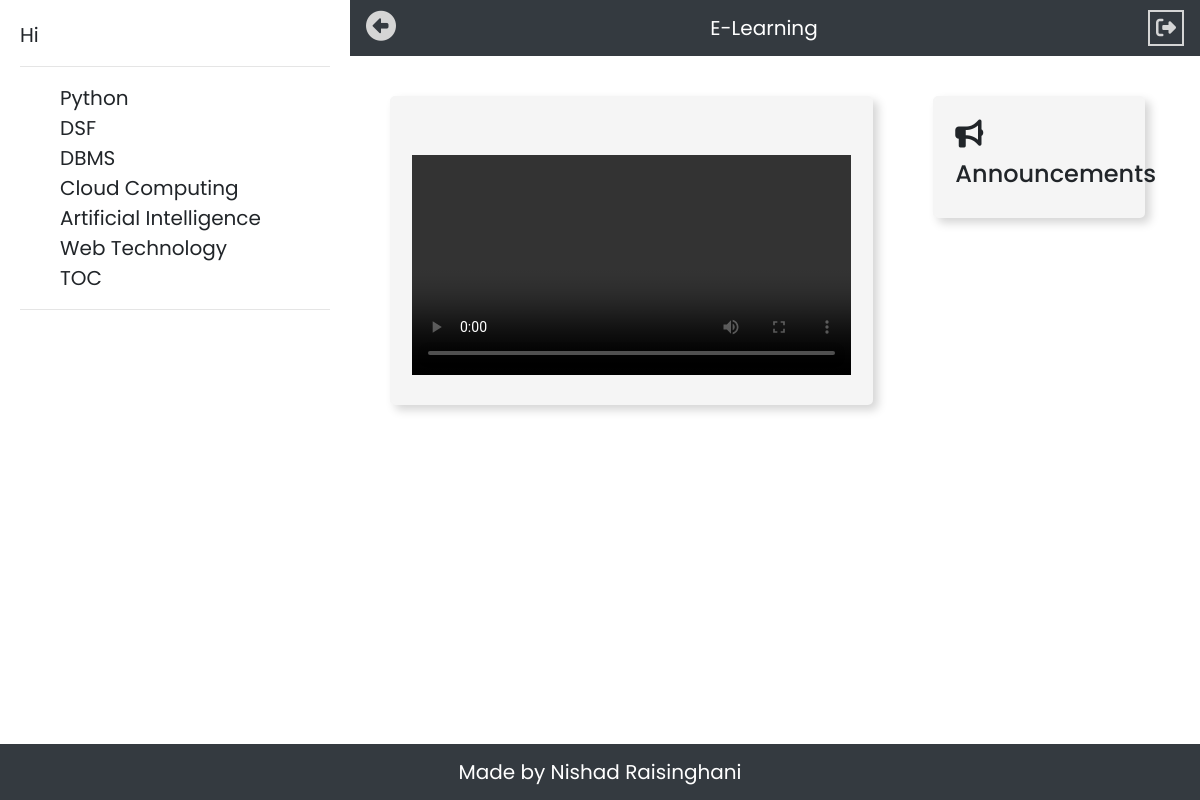
The page /St/student.php on the database as committed earlier.
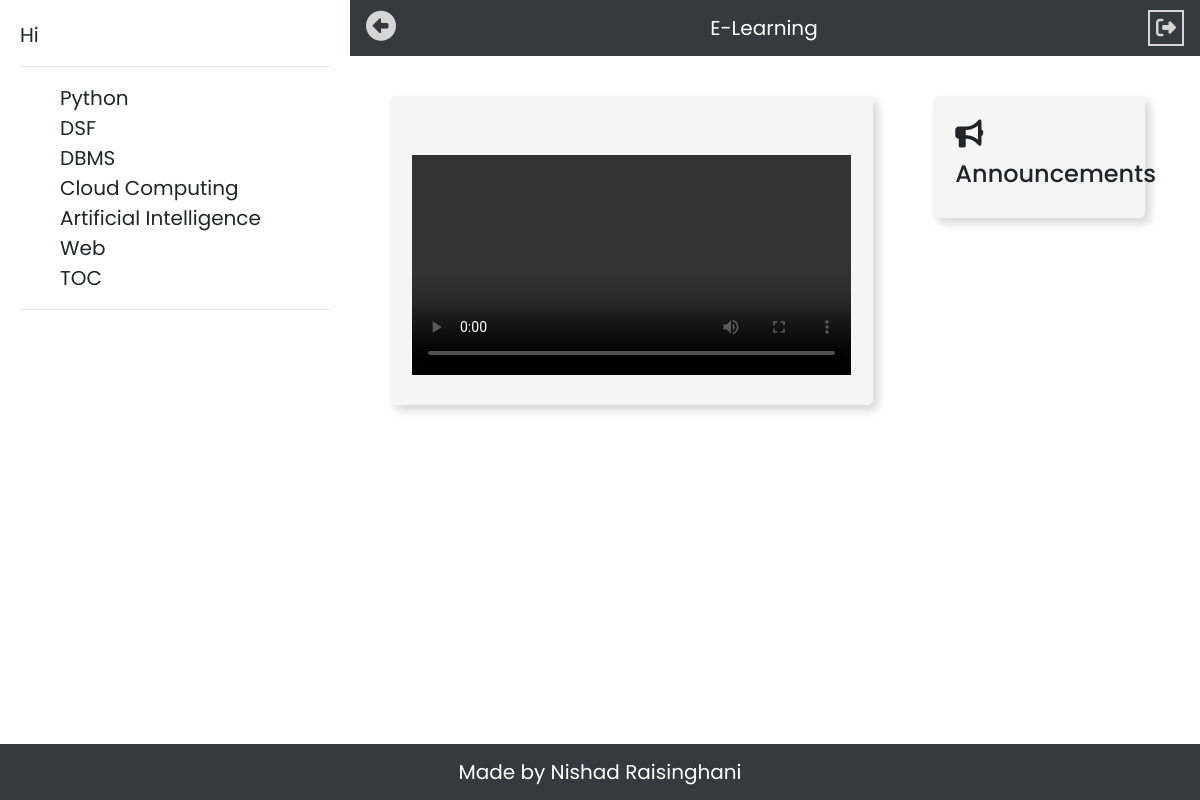
The same page on the database as committed later.
### tables this page shows
CREATE TABLE `subjects` (
  `subject_Id` int(11) NOT NULL,
  `subject` varchar(255) NOT NULL,
  `year` varchar(3) NOT NULL,
  `dept` varchar(255) NOT NULL,
  `sem` int(11) NOT NULL
);

### St/student.php (the view, shortened to what this page needs)
<?php
               $name=$_SESSION['user_name'];
            ?>
<!DOCTYPE html>
<html>
<head>
	<?php include '../links.php' ?>
	<?php include '../connection.php' ?>
</head>
<body style="height: 100vh !important;">
  <div id="sb">
  	Hi <?php echo $name ;?>
  	<hr>
  	<ul style="list-style-type: none">
  		<?php
  		$getsubs="SELECT * FROM subjects";
  		$run=mysqli_query($conn,$getsubs);
  		while($row=mysqli_fetch_assoc($run))
  		{
  		echo '<li>';
  		    $subid=$row['subject'].'id';
  		    echo '<span onclick="tgllist(\''.$subid.'\')">'.$row['subject'].'</span>';
  		echo '</li>';
  	    }
        ?>
  		</ul>
  	<hr>
  </div>
  <nav class="navbar navbar-expand-lg navbar-dark bg-dark">
   <ul class="navbar-nav mr-auto">
      <li class="nav-item active">
        <i id="tg" class='fas fa-arrow-alt-circle-right' style='color:#d5d5d5;font-size: 30px;'></i>
      </li>
    </ul>
   <a class="navbar-brand" href="#">E-Learning</a>
   <ul class="navbar-nav ml-auto">
      <li class="nav-item active">
        <form method="post">
        <button  type="submit" name='lgt' style="border:2px solid #d5d5d5; background-color: transparent;color: #d5d5d5;"><i class="fas fa-sign-out-alt"></i></button>
        </form>
      </li>
   </ul>
  </nav>
  <div>
    <div class="container-fluid">
  	<div class="row pad">
  		<div class="col-lg-8 sm-auto md-auto pad2">
        <div id='viddiv' class="fc">
          <h3 id="title"></h3><br>
  	<video id='vidshow' style="width: 100%;" controls>
  		<source id="srcvid" type="video/mp4">
    </video>
      </div>
     </div>
     <br><br>
  	<div class="col-lg-4 sm-auto md-auto pad2">
      <div class="container-fluid fc">
        <h3><i class="fa fa-bullhorn" aria-hidden="true"></i></h3><h4> Announcements</h4>
      </div>
    </div>
  </div>
</body>
      <div class="navbar navbar-expand-lg navbar-dark bg-dark navbar-fixed-bottom" id="footer">
        <a class="navbar-brand mx-auto">Made by Nishad Raisinghani</a>
      </div>
</html>

### links.php (shortened to what this page needs)
<link rel="stylesheet" href="https://maxcdn.bootstrapcdn.com/bootstrap/4.0.0/css/bootstrap.min.css">

### style.php (style rules this page uses)
body { font-family: 'Poppins', sans-serif; font-size: 20px; -webkit-user-select: none; -moz-user-select: none; -ms-user-select: none; user-select: none; }
.pad2 { padding:30px; }
#sb { background-color: #ffffff; float: left; padding: 20px; width: 350px; height: 100vh; display: none; position: relative; }
#sb li { cursor: pointer; }
#viddiv { display: none; }
.pad { padding: 10px; }
.fc { padding: 20px; background-color: #f5f5f5; border-radius: 5px; border:2px solid #f5f5f5; box-shadow: 5px 5px 10px #d5d5d5; font-size:19px; }
#footer { position: fixed; left: 0; bottom: 0; width: 100vw; color: white; }

Rows that differ between the two databases and show on the page:
changed subjects: subject "Web Technology" → "Web"
